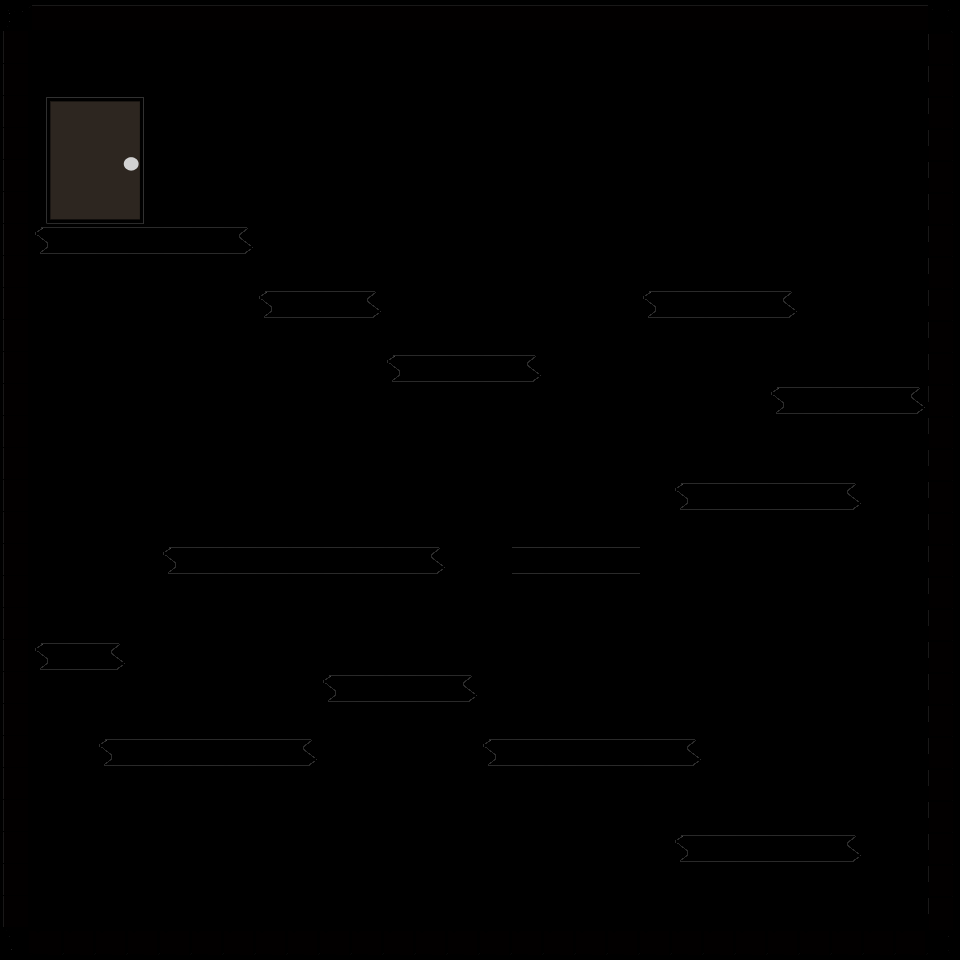

Rendered tile map (Tiled .tmx) drawn with the repository's tilesets; below, a short description and the map source with its tile grids summarised:
An orthogonal 30x30 tile map with 32x32 px tiles, 3 tile layers (level, platforms, door).

<map version="1.0" orientation="orthogonal" width="30" height="30" tilewidth="32" tileheight="32">
 <tileset firstgid="1" name="TileSet" tilewidth="32" tileheight="32">
  <image source="../TileSet.png" width="128" height="256" />
 </tileset>
 <layer name="level" width="30" height="30">
  <data>[900 cells, 127 non-empty, 11 distinct tile ids]</data>
 </layer>
 <layer name="platforms" width="30" height="30">
  <data>[900 cells, 62 non-empty, 3 distinct tile ids]</data>
 </layer>
 <layer name="door" width="30" height="30">
  <data>[900 cells, 16 non-empty, 16 distinct tile ids]</data>
 </layer>
</map>
